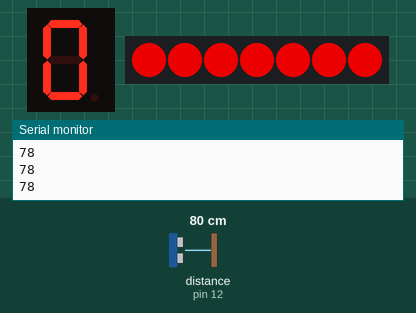
Bench run of a sketch on a simulated Arduino Uno, built with avr-gcc and run on an emulated ATmega328P. On the bench: 1-digit seven-segment display, 7 RGB LEDs in strip order, left to right, the last lines printed to the serial monitor. Wiring (inferred from the names in the program): ultrasonic range finder: trigger pin 13; echo pin 12; 1-digit 7-segment display, segments lit when HIGH: segments pin 10, pin 11, pin 6, pin 5, pin 4, pin 8, pin 7. Inputs (shaded band) come from the test bench; at power-on: distance to the obstacle (sensor on pin 12) 80 cm. The echo pulse lasts 58.3 µs per cm; the strip is taken to match the declared colour order; the segment pins are drawn as the display they are named for.

Above: at 1.2 s.
1.3 s: distance to the obstacle (sensor on pin 12) set to 9 cm
At 5.9 s:
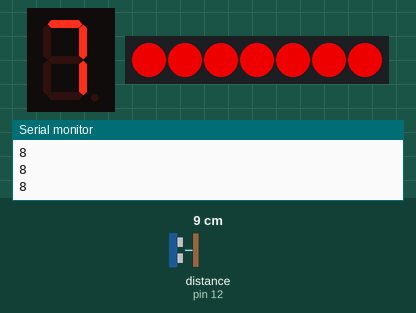
6.0 s: distance to the obstacle (sensor on pin 12) set to 5 cm
7.7 s: distance to the obstacle (sensor on pin 12) set to 8 cm
At 9.4 s:
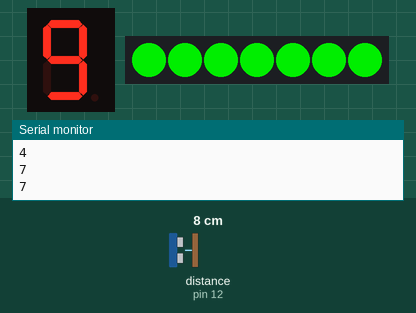
At 11.4 s:
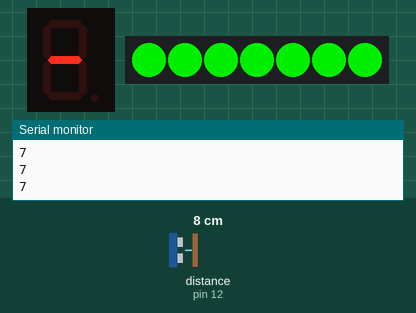
Timing chart, 0 to 12.9 s (numbered marks = the images above; inputs shaded):
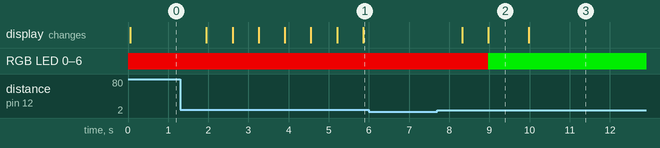

Measured:
- after the input at 1.3 s, the display: first changes after 0.65 s (image 1 shows a later state)
- after the input at 7.7 s, RGB LED 0–6: RGB(200, 0, 0) → RGB(0, 200, 0) after 1.3 s; the display: first changes after 0.62 s (image 2 shows a later state)
- what the display in image 2 shows lasts 1.0 s, from 9.0 s to 10.0 s

The sketch:

Taller__4.1_-_B3_.ino
```cpp
#include <Adafruit_NeoPixel.h>

#define pin_led 3
#define n_pixeles 7
#define TRIGGER 13
#define ECHO 12
#define a 10
#define b 11
#define c 6
#define d 5
#define e 4
#define f 8
#define g 7

byte C_personas=0;
byte i=0;

Adafruit_NeoPixel led(n_pixeles,pin_led, NEO_RGB + NEO_KHZ800);

void setup(){
  Serial.begin(9600);
  led.begin();
  led.clear();
  pinMode(TRIGGER, OUTPUT);
  pinMode(ECHO, INPUT);
  pinMode(a, OUTPUT);
  pinMode(b, OUTPUT);
  pinMode(c, OUTPUT);
  pinMode(d, OUTPUT);
  pinMode(e, OUTPUT);
  pinMode(f, OUTPUT);
  pinMode(g, OUTPUT);
  digitalWrite(TRIGGER, LOW);
  for(byte n;n<n_pixeles;n++){
    led.setPixelColor(n,led.Color(200,0,0));
    led.show();
  }
}

void loop(){
  delay(50);
  digitalWrite(TRIGGER, HIGH);
  delayMicroseconds(10);
  digitalWrite(TRIGGER, LOW);
  int Sensor = pulseIn(ECHO, HIGH);
  int distancia = Sensor/59;
  if(distancia<=8 && distancia>=6){
    digitalWrite(LED_BUILTIN, HIGH);
    C_personas++;
    Serial.println(distancia);
    delay(500);
  }else{
    digitalWrite(LED_BUILTIN, LOW);
    Serial.println(distancia);
  }
  switch(C_personas){
    case 0:
    digitalWrite(a, HIGH);
    digitalWrite(b, HIGH);
    digitalWrite(c, HIGH);
    digitalWrite(d, HIGH);
    digitalWrite(e, HIGH);
    digitalWrite(f, HIGH);
    digitalWrite(g, LOW);
    delay(100);
    break;
    case 1:
    digitalWrite(a, LOW);
    digitalWrite(b, HIGH);
    digitalWrite(c, HIGH);
    digitalWrite(d, LOW);
    digitalWrite(e, LOW);
    digitalWrite(f, LOW);
    digitalWrite(g, LOW);
    delay(100);
    break;
    case 2:
    digitalWrite(a, HIGH);
    digitalWrite(b, HIGH);
    digitalWrite(c, LOW);
    digitalWrite(d, HIGH);
    digitalWrite(e, HIGH);
    digitalWrite(f, LOW);
    digitalWrite(g, HIGH);
    delay(100);
    break;
    case 3:
    digitalWrite(a, HIGH);
    digitalWrite(b, HIGH);
    digitalWrite(c, HIGH);
    digitalWrite(d, HIGH);
    digitalWrite(e, LOW);
    digitalWrite(f, LOW);
    digitalWrite(g, HIGH);
    delay(100);
    break;
    case 4:
    digitalWrite(a, LOW);
    digitalWrite(b, HIGH);
    digitalWrite(c, HIGH);
    digitalWrite(d, LOW);
    digitalWrite(e, LOW);
    digitalWrite(f, HIGH);
    digitalWrite(g, HIGH);
    delay(100);
    break;
    case 5:
    digitalWrite(a, HIGH);
    digitalWrite(b, LOW);
    digitalWrite(c, HIGH);
    digitalWrite(d, HIGH);
    digitalWrite(e, LOW);
    digitalWrite(f, HIGH);
    digitalWrite(g, HIGH);
    delay(100);
    break;
    case 6:
    digitalWrite(a, HIGH);
    digitalWrite(b, LOW);
    digitalWrite(c, HIGH);
    digitalWrite(d, HIGH);
    digitalWrite(e, HIGH);
    digitalWrite(f, HIGH);
    digitalWrite(g, HIGH);
    delay(100);
    break;
    case 7:
    digitalWrite(a, HIGH);
    digitalWrite(b, HIGH);
    digitalWrite(c, HIGH);
    digitalWrite(d, LOW);
    digitalWrite(e, LOW);
    digitalWrite(f, LOW);
    digitalWrite(g, LOW);
    delay(100);
    break;
    case 8:
    digitalWrite(a, HIGH);
    digitalWrite(b, HIGH);
    digitalWrite(c, HIGH);
    digitalWrite(d, HIGH);
    digitalWrite(e, HIGH);
    digitalWrite(f, HIGH);
    digitalWrite(g, HIGH);
    delay(100);
    break;
    default:
    led.clear();
    for(byte n;n<n_pixeles;n++){
      led.setPixelColor(n, led.Color(0,200,0));
      led.show();
    }
    for(i;i<1;i++){
    digitalWrite(a, HIGH);
    digitalWrite(b, HIGH);
    digitalWrite(c, HIGH);
    digitalWrite(d, HIGH);
    digitalWrite(e, LOW);
    digitalWrite(f, HIGH);
    digitalWrite(g, HIGH);
    }
    delay(1000);
    digitalWrite(a, LOW);
    digitalWrite(b, LOW);
    digitalWrite(c, LOW);
    digitalWrite(d, LOW);
    digitalWrite(e, LOW);
    digitalWrite(f, LOW);
    digitalWrite(g, HIGH);
    delay(500);
    break;
  }
}
```
